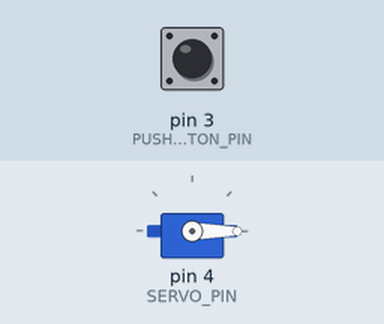
This sketch was run on a simulated Arduino Uno, built with avr-gcc and run on an emulated ATmega328P. Shown: servo. Inputs (shaded band) come from the test bench; at power-on: pin 3 (PUSH_BUTTON_PIN) HIGH. What the sketch prints to the serial monitor is not drawn.

Above: at 1.2 s.
1.3 s: pin 3 (PUSH_BUTTON_PIN) pulled LOW for 1 s
At 2.29 s:
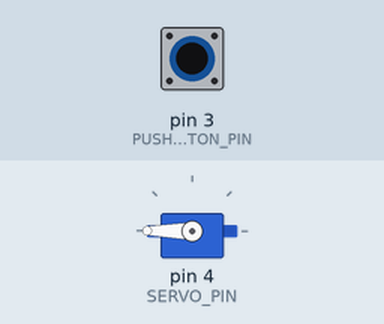
At 2.92 s:
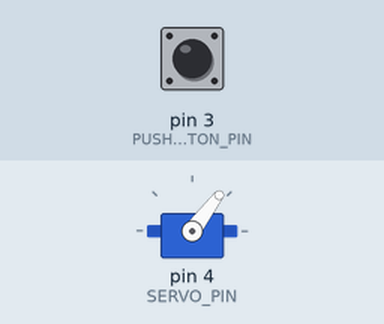
4.3 s: pin 3 (PUSH_BUTTON_PIN) pulled LOW for 3.2 s
At 4.75 s:
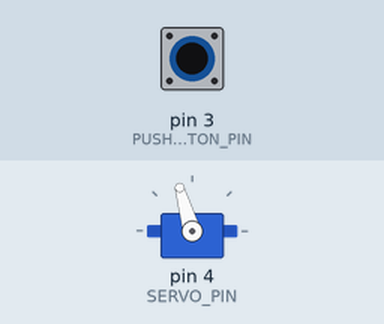
Timing chart, 0 to 9.8 s (numbered marks = the images above; inputs shaded):
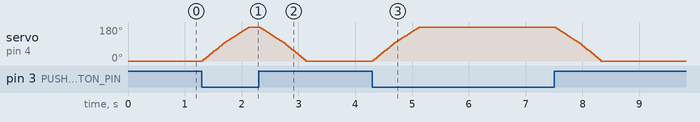

The sketch:

task1.ino
```cpp
#include <Servo.h>

#define PUSH_BUTTON_PIN 3
#define PUSH_BUTTON_INPUT_MODE INPUT_PULLUP
#define PUSH_BUTTON_IS_PRESSED(x) (x == LOW)
#define SERVO_PIN 4
#define SERVO_MIN_ANGLE 0
#define SERVO_MAX_ANGLE 180
#define LOOP_DELAY 0

Servo servo;
int servoAngle = SERVO_MIN_ANGLE;

void setup() {
  Serial.begin(9600);
  while (!Serial);
  servo.attach(SERVO_PIN);
  pinMode(PUSH_BUTTON_PIN, PUSH_BUTTON_INPUT_MODE);
}

void loop() {
  if (PUSH_BUTTON_IS_PRESSED(digitalRead(PUSH_BUTTON_PIN))) {
    servoAngle++;
  } else {
    servoAngle--;
  }
  servoAngle = constrain(servoAngle, SERVO_MIN_ANGLE, SERVO_MAX_ANGLE);
  Serial.println(servoAngle);
  servo.write(servoAngle);
  delay(LOOP_DELAY);
}
```

Measured:
- after the input at 1.3 s, servo on pin 4 (SERVO_PIN): rises from 0° to 180° in 0.82 s, then falls to 0° in 1.0 s
- after the input at 4.3 s, servo on pin 4 (SERVO_PIN): rises from 0° to 180° in 0.82 s, then falls to 0° in 3.2 s
